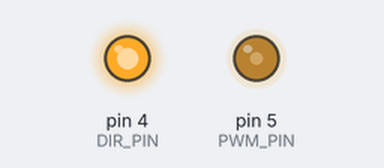
The sketch below on a simulated Arduino Uno, built with avr-gcc and run on an emulated ATmega328P. On the bench: output pins drawn as LEDs (lit = HIGH).

Above: at 0.05 s.
At 3.05 s:
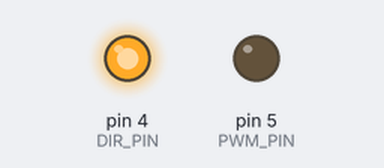
At 6.0 s:
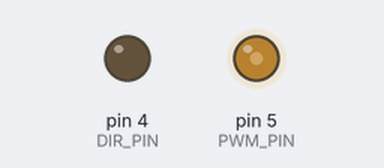
At 11.95 s:
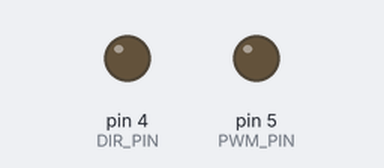
Timing chart, 0 to 15.6 s (numbered marks = the images above):
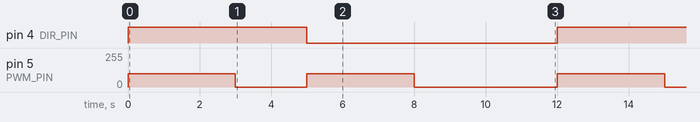

The sketch:

arduino_test_code.ino
```cpp
#define PWM_PIN 5
#define DIR_PIN 4

void setup() {
  pinMode(PWM_PIN, OUTPUT);
  pinMode(DIR_PIN, OUTPUT);
}

void loop() {

  // Forward slow
  digitalWrite(DIR_PIN, HIGH);
  analogWrite(PWM_PIN, 100);
  delay(3000);

  // Stop
  analogWrite(PWM_PIN, 0);
  delay(2000);

  // Reverse slow
  digitalWrite(DIR_PIN, LOW);
  analogWrite(PWM_PIN, 100);
  delay(3000);

  // Stop
  analogWrite(PWM_PIN, 0);
  delay(4000);
}
```

Measured:
- by itself, pin 4 (DIR_PIN): alternates HIGH for 5.0 s and LOW for 7.0 s
- by itself, pin 5 (PWM_PIN): repeats every 12.0 s: 0/255 2.0 s, 100/255 3.0 s, 0/255 4.0 s, 100/255 3.0 s
